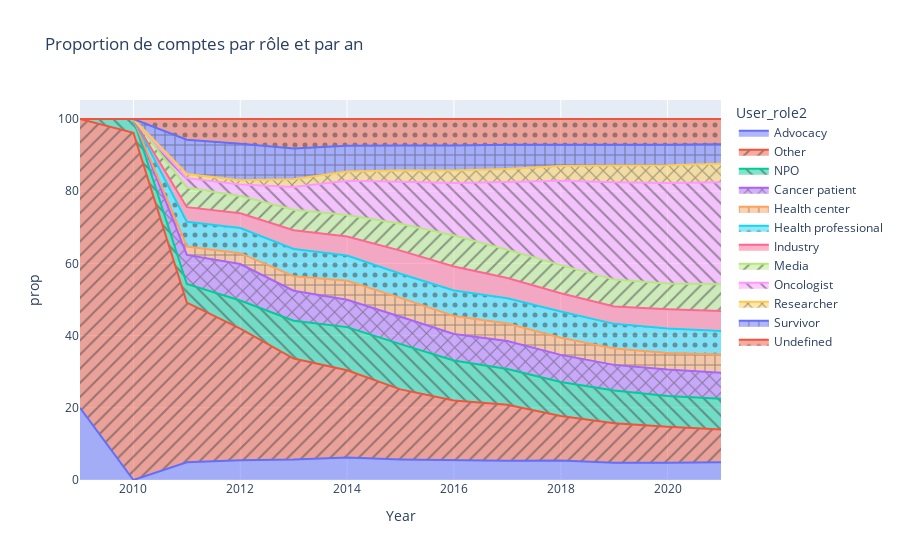

The cell this chart's notebook holds for it:
### Markdown cell above
# Quelques graphiques

Les différents graphiques qui suivent donne un aperçu de la distribution dans le temps des rôles et des références aux différents biomarqueurs.

## Des professionnels de plus en plus présents

L'analyse de la distribution des rôles montre la présence croissante des professionnels, en particulier des oncologues (*oncologists*) et, dans une moindre, des chercheurs. Alors que les oncologues représentent un peu moins de 5% des comptes en 2012, ils constituent environ 27% des comptes en 2020. La part des professionnel de santé (*health professional*) semble quant à elle relativement stable dans le temps. La proportion de comptes jouant les rôles de patients, c'est-à-dire les *survivors* et les *cancer patient*, ne dépasse pas les 10% sur toutes la périodes. On observe également une faible représentation des "défenseurs de causes" (*advocacy*). Rappelons toutefois que cette catégorie comprend les comptes qui ne jouent pas d'autres rôles. Par exemple, un "survivant" qui a été annoté également comme un défenseur de cause (*advocacy*) sera compté parmi les patients et non les *advocacy*.

### Code cell
time_length = "Year"
x = "User_role2"
what = "user_id"

if x == "User_status":
    Y= 'nb_user_by_group'
elif x == "id":
    Y= "nb_tweets_by_group"

dftime = time_series(time_length, x, what)
#plot_time_serie = px.line(dftime, x=time_length, y= Y, color= x)
area_time_serie = px.area(dftime, x=time_length, y='prop', color= x, pattern_shape= x,
                         title = "Proportion de comptes par rôle et par an")#, line_group="country")
area_time_serie

### Figure 1 — Plotly figure (JSON) as saved in the notebook; plotly's stock layout.template omitted (floating-point values rounded to 4 significant figures)
{"data": [{"fillpattern": {"shape": ""}, "hovertemplate": "User_role2=Advocacy<br>Year=%{x}<br>prop=%{y}<extra></extra>", "legendgroup": "Advocacy", "line": {"color": "#636efa"}, "marker": {"symbol": "circle"}, "mode": "lines", "name": "Advocacy", "orientation": "v", "showlegend": true, "stackgroup": "1", "type": "scatter", "x": [2009, 2011, 2012, 2013, 2014, 2015, 2016, 2017, 2018, 2019, 2020, 2021], "xaxis": "x", "y": [20, 4.885, 5.464, 5.66, 6.204, 5.707, 5.495, 5.306, 5.403, 4.755, 4.775, 4.888], "yaxis": "y"}, {"fillpattern": {"shape": "/"}, "hovertemplate": "User_role2=Other<br>Year=%{x}<br>prop=%{y}<extra></extra>", "legendgroup": "Other", "line": {"color": "#EF553B"}, "marker": {"symbol": "circle"}, "mode": "lines", "name": "Other", "orientation": "v", "showlegend": true, "stackgroup": "1", "type": "scatter", "x": [2009, 2010, 2011, 2012, 2013, 2014, 2015, 2016, 2017, 2018, 2019, 2020, 2021], "xaxis": "x", "y": [80, 96.15, 44.25, 36.48, 27.99, 24.19, 19.39, 16.53, 15.54, 12.33, 10.98, 9.969, 9.126], "yaxis": "y"}, {"fillpattern": {"shape": "\\"}, "hovertemplate": "User_role2=NPO<br>Year=%{x}<br>prop=%{y}<extra></extra>", "legendgroup": "NPO", "line": {"color": "#00cc96"}, "marker": {"symbol": "circle"}, "mode": "lines", "name": "NPO", "orientation": "v", "showlegend": true, "stackgroup": "1", "type": "scatter", "x": [2010, 2011, 2012, 2013, 2014, 2015, 2016, 2017, 2018, 2019, 2020, 2021], "xaxis": "x", "y": [3.846, 5.172, 7.787, 10.46, 11.95, 12.53, 11.08, 9.901, 9.413, 9.045, 8.556, 8.478], "yaxis": "y"}, {"fillpattern": {"shape": "x"}, "hovertemplate": "User_role2=Cancer patient<br>Year=%{x}<br>prop=%{y}<extra></extra>", "legendgroup": "Cancer patient", "line": {"color": "#ab63fa"}, "marker": {"symbol": "circle"}, "mode": "lines", "name": "Cancer patient", "orientation": "v", "showlegend": true, "stackgroup": "1", "type": "scatter", "x": [2011, 2012, 2013, 2014, 2015, 2016, 2017, 2018, 2019, 2020, 2021], "xaxis": "x", "y": [8.046, 10.11, 8.333, 7.57, 7.576, 7.358, 7.769, 7.514, 7.112, 7.296, 7.223], "yaxis": "y"}, {"fillpattern": {"shape": "+"}, "hovertemplate": "User_role2=Health center<br>Year=%{x}<br>prop=%{y}<extra></extra>", "legendgroup": "Health center", "line": {"color": "#FFA15A"}, "marker": {"symbol": "circle"}, "mode": "lines", "name": "Health center", "orientation": "v", "showlegend": true, "stackgroup": "1", "type": "scatter", "x": [2011, 2012, 2013, 2014, 2015, 2016, 2017, 2018, 2019, 2020, 2021], "xaxis": "x", "y": [2.299, 3.005, 4.009, 5.293, 5.253, 4.969, 4.832, 4.728, 4.561, 4.584, 5.061], "yaxis": "y"}, {"fillpattern": {"shape": "."}, "hovertemplate": "User_role2=Health professional<br>Year=%{x}<br>prop=%{y}<extra></extra>", "legendgroup": "Health professional", "line": {"color": "#19d3f3"}, "marker": {"symbol": "circle"}, "mode": "lines", "name": "Health professional", "orientation": "v", "showlegend": true, "stackgroup": "1", "type": "scatter", "x": [2011, 2012, 2013, 2014, 2015, 2016, 2017, 2018, 2019, 2020, 2021], "xaxis": "x", "y": [6.897, 6.967, 7.547, 7.001, 6.667, 7.071, 7.011, 7.303, 6.803, 6.761, 6.531], "yaxis": "y"}, {"fillpattern": {"shape": ""}, "hovertemplate": "User_role2=Industry<br>Year=%{x}<br>prop=%{y}<extra></extra>", "legendgroup": "Industry", "line": {"color": "#FF6692"}, "marker": {"symbol": "circle"}, "mode": "lines", "name": "Industry", "orientation": "v", "showlegend": true, "stackgroup": "1", "type": "scatter", "x": [2011, 2012, 2013, 2014, 2015, 2016, 2017, 2018, 2019, 2020, 2021], "xaxis": "x", "y": [4.023, 4.098, 5.189, 5.236, 6.414, 6.641, 5.59, 5.065, 4.832, 5.348, 5.493], "yaxis": "y"}, {"fillpattern": {"shape": "/"}, "hovertemplate": "User_role2=Media<br>Year=%{x}<br>prop=%{y}<extra></extra>", "legendgroup": "Media", "line": {"color": "#B6E880"}, "marker": {"symbol": "circle"}, "mode": "lines", "name": "Media", "orientation": "v", "showlegend": true, "stackgroup": "1", "type": "scatter", "x": [2011, 2012, 2013, 2014, 2015, 2016, 2017, 2018, 2019, 2020, 2021], "xaxis": "x", "y": [5.46, 4.781, 5.66, 5.976, 7.424, 8.6, 7.816, 7.767, 7.422, 7.143, 7.396], "yaxis": "y"}, {"fillpattern": {"shape": "\\"}, "hovertemplate": "User_role2=Oncologist<br>Year=%{x}<br>prop=%{y}<extra></extra>", "legendgroup": "Oncologist", "line": {"color": "#FF97FF"}, "marker": {"symbol": "circle"}, "mode": "lines", "name": "Oncologist", "orientation": "v", "showlegend": true, "stackgroup": "1", "type": "scatter", "x": [2011, 2012, 2013, 2014, 2015, 2016, 2017, 2018, 2019, 2020, 2021], "xaxis": "x", "y": [2.586, 3.142, 6.289, 9.505, 11.67, 14.52, 18.81, 23.34, 26.94, 27.85, 28.29], "yaxis": "y"}, {"fillpattern": {"shape": "x"}, "hovertemplate": "User_role2=Researcher<br>Year=%{x}<br>prop=%{y}<extra></extra>", "legendgroup": "Researcher", "line": {"color": "#FECB52"}, "marker": {"symbol": "circle"}, "mode": "lines", "name": "Researcher", "orientation": "v", "showlegend": true, "stackgroup": "1", "type": "scatter", "x": [2011, 2012, 2013, 2014, 2015, 2016, 2017, 2018, 2019, 2020, 2021], "xaxis": "x", "y": [1.149, 1.23, 2.201, 2.504, 3.131, 3.488, 3.6, 4.137, 4.639, 4.889, 5.147], "yaxis": "y"}, {"fillpattern": {"shape": "+"}, "hovertemplate": "User_role2=Survivor<br>Year=%{x}<br>prop=%{y}<extra></extra>", "legendgroup": "Survivor", "line": {"color": "#636efa"}, "marker": {"symbol": "circle"}, "mode": "lines", "name": "Survivor", "orientation": "v", "showlegend": true, "stackgroup": "1", "type": "scatter", "x": [2011, 2012, 2013, 2014, 2015, 2016, 2017, 2018, 2019, 2020, 2021], "xaxis": "x", "y": [9.483, 10.11, 8.491, 7.171, 6.869, 6.88, 6.727, 5.867, 5.837, 5.73, 5.407], "yaxis": "y"}, {"fillpattern": {"shape": "."}, "hovertemplate": "User_role2=Undefined<br>Year=%{x}<br>prop=%{y}<extra></extra>", "legendgroup": "Undefined", "line": {"color": "#EF553B"}, "marker": {"symbol": "circle"}, "mode": "lines", "name": "Undefined", "orientation": "v", "showlegend": true, "stackgroup": "1", "type": "scatter", "x": [2011, 2012, 2013, 2014, 2015, 2016, 2017, 2018, 2019, 2020, 2021], "xaxis": "x", "y": [5.747, 6.831, 8.176, 7.399, 7.374, 7.358, 7.106, 7.134, 7.074, 7.105, 6.964], "yaxis": "y"}], "layout": {"legend": {"title": {"text": "User_role2"}, "tracegroupgap": 0}, "title": {"text": "Proportion de comptes par rôle et par an"}, "xaxis": {"anchor": "y", "domain": [0, 1], "title": {"text": "Year"}}, "yaxis": {"anchor": "x", "domain": [0, 1], "title": {"text": "prop"}}}}
